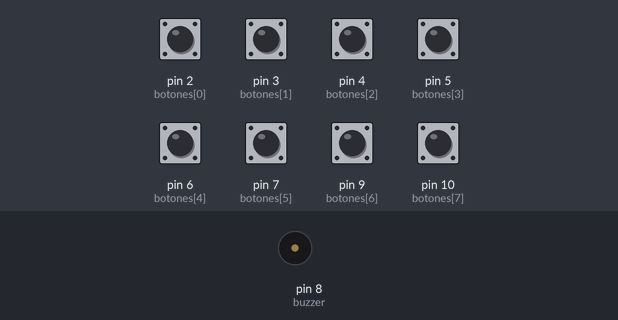
The sketch below on a simulated Arduino Uno, built with avr-gcc and run on an emulated ATmega328P. On the bench: buzzer (waves = sounding). The test bench sets the inputs (shaded band); at power-on: pin 2 (botones[0]), pin 3 (botones[1]), pin 4 (botones[2]), pin 5 (botones[3]), pin 6 (botones[4]), pin 7 (botones[5]), pin 9 (botones[6]), pin 10 (botones[7]) HIGH.

Above: at 1.2 s.
1.3 s: pin 2 (botones[0]) pulled LOW for 0.15 s
At 1.37 s:
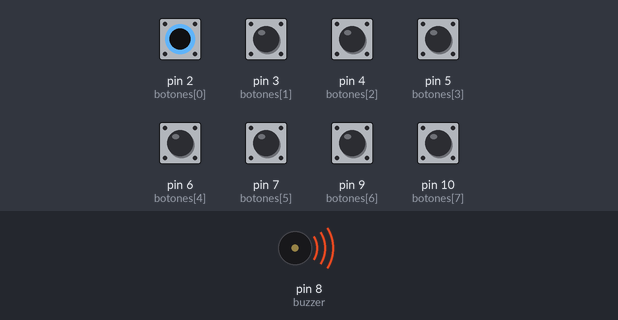
Timing chart, 0 to 4.3 s (numbered marks = the images above; inputs shaded):
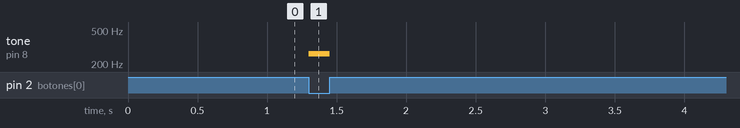

Measured:
- after the input at 1.3 s, tone on pin 8 (buzzer): silent → 262 Hz at once, → silent 0.15 s later

The sketch:

Ard_uno_mini_piano.ino
```cpp
// Mini piano de 8 notas con Arduino Uno


int buzzer = 8;
int botones[] = {2, 3, 4, 5, 6, 7, 9, 10}; // 8 botones
int notas[] = {262, 294, 330, 349, 392, 440, 494, 523};
// DO, RE, MI, FA, SOL, LA, SI, DO

void setup() {
  for (int i = 0; i < 8; i++) {
    pinMode(botones[i], INPUT_PULLUP); // Botones con pull-up
  }
  pinMode(buzzer, OUTPUT);
}

void loop() {
  bool tocando = false;
  for (int i = 0; i < 8; i++) {
    if (digitalRead(botones[i]) == LOW) { // Si se presiona el botón
      tone(buzzer, notas[i]);
      tocando = true;
    }
  }
  if (!tocando) {
    noTone(buzzer); // Silencio si no se aprieta nada
  }
}
```
